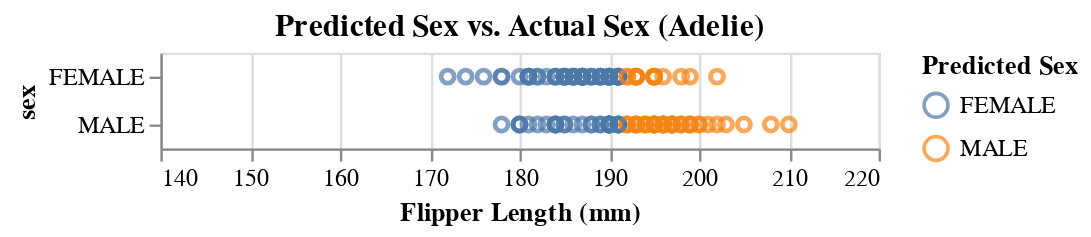

The cell this chart's notebook holds for it:
### Markdown cell above
(d) Apply your classifier to all of the Adelie penguins in the dataset and produce a chart showing flipper length, actual sex and predicted sex, where “predicted sex” is the sex with the highest posterior probability according to the classifier.

### Code cell
adelie_classifier = bayes_classifiy_1(adelie_df['flipper_length_mm'], [mean_flipper_F, mean_flipper_M], [var_flipper_F, var_flipper_M])

predicted_sex = []

for i in range(len(adelie_df)):
    if(adelie_classifier[0][i] > adelie_classifier[1][i]):
        predicted_sex.append('FEMALE')
    else:
        predicted_sex.append('MALE')
        
adelie_df['predicted_sex'] = predicted_sex

prediction_chart = alt.Chart(adelie_df).encode(
    x = alt.X('flipper_length_mm', title = "Flipper Length (mm)").scale(domain=(140, 220)),
    y = alt.Y('sex'),
    color = alt.Color('predicted_sex', title = 'Predicted Sex')
).mark_point().properties(title = "Predicted Sex vs. Actual Sex (Adelie)").interactive()

prediction_chart

### Figure 1 — Vega-Lite specification as saved in the notebook (floating-point values rounded to 4 significant figures; data arrays with more than 128 entries replaced by an {"elided": "..."} marker saying what was removed)
{"config": {"view": {"continuousWidth": 300, "continuousHeight": 300}}, "data": {"name": "data-80c48e49c37b498a70c695f9607fbba8"}, "mark": {"type": "point"}, "encoding": {"color": {"field": "predicted_sex", "title": "Predicted Sex", "type": "nominal"}, "x": {"field": "flipper_length_mm", "scale": {"domain": [140, 220]}, "title": "Flipper Length (mm)", "type": "quantitative"}, "y": {"field": "sex", "type": "nominal"}}, "params": [{"name": "param_5", "select": {"type": "interval", "encodings": ["x", "y"]}, "bind": "scales"}], "title": "Predicted Sex vs. Actual Sex (Adelie)", "$schema": "https://vega.github.io/schema/vega-lite/v5.8.0.json", "datasets": {"data-80c48e49c37b498a70c695f9607fbba8": {"elided": "146 records"}}}
